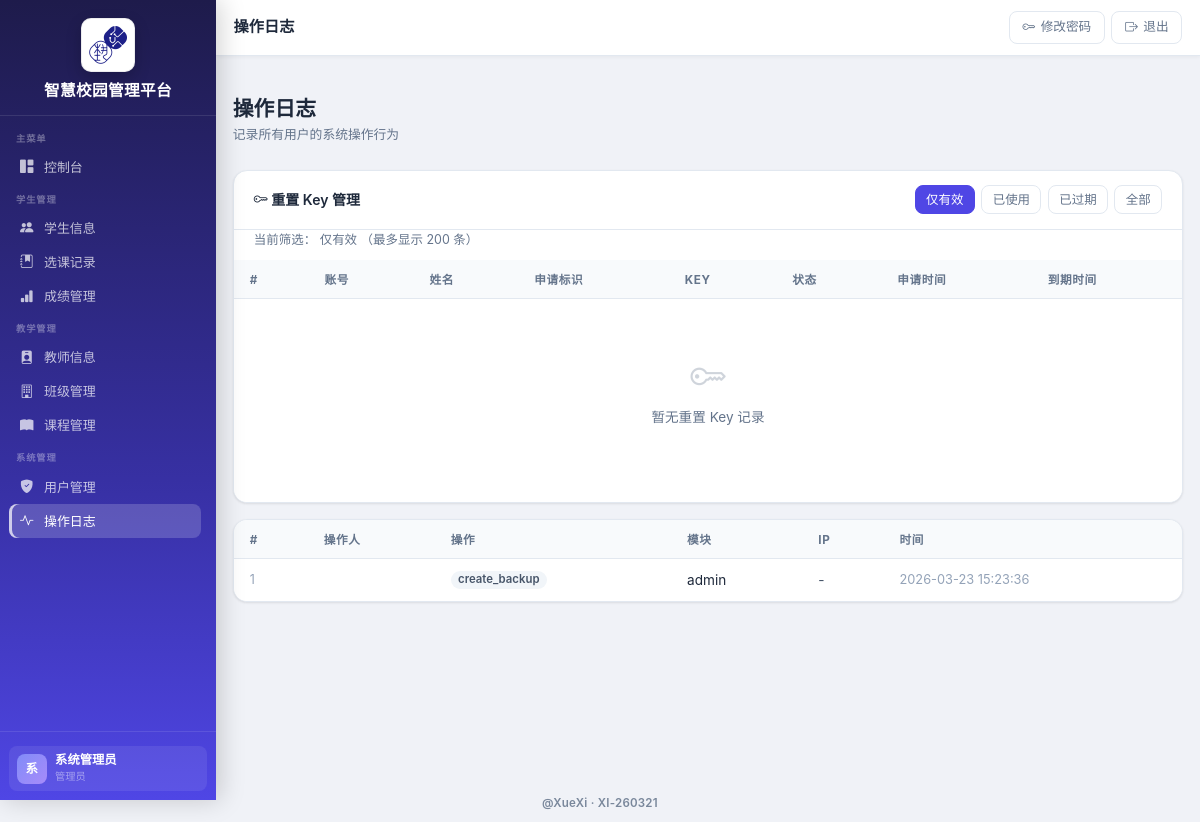
/ops-log (signed in), run on an earlier commit of the app's database.
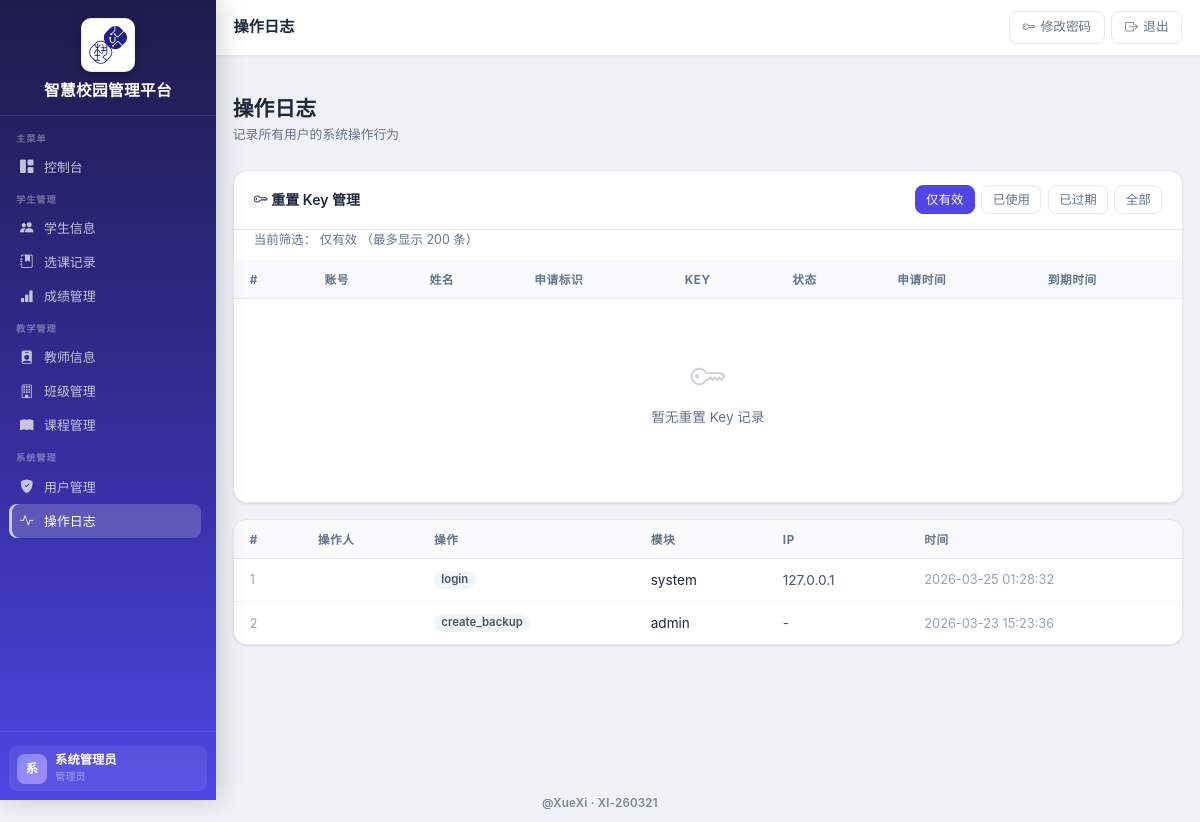
And on a later commit of the database.
### app.py (models this page shows, shortened)
class User(db.Model):
    __tablename__ = "users"
    id = db.Column(db.Integer, primary_key=True)
    username = db.Column(db.String(50), unique=True, nullable=False)
    password = db.Column(db.String(255), nullable=False)
    full_name = db.Column(db.String(100), nullable=False)
    role = db.Column(db.String(20), nullable=False, default="student")  # admin, teacher, student
    email = db.Column(db.String(100))
    phone = db.Column(db.String(20))
    is_active = db.Column(db.Boolean, default=True)
    created_at = db.Column(db.DateTime, default=datetime.utcnow)
    updated_at = db.Column(db.DateTime, default=datetime.utcnow, onupdate=datetime.utcnow)

class OperationLog(db.Model):
    __tablename__ = "operation_logs"
    id = db.Column(db.Integer, primary_key=True)
    user_id = db.Column(db.Integer, db.ForeignKey("users.id"))
    action = db.Column(db.String(100), nullable=False)
    module = db.Column(db.String(50))  # 模块名 student, course, score
    record_id = db.Column(db.Integer)
    details = db.Column(db.Text)
    created_at = db.Column(db.DateTime, default=datetime.utcnow)
    updated_at = db.Column(db.DateTime, default=datetime.utcnow, onupdate=datetime.utcnow)

### app.py (the view)
@app.route("/ops-log")
@role_required("admin")
def list_ops_log():
    now = datetime.utcnow()
    key_status = request.args.get("key_status", "valid").strip().lower()
    logs = OperationLog.query.order_by(OperationLog.created_at.desc()).limit(500).all()
    reset_keys_q = (
        db.session.query(PasswordResetKey, User.username, User.full_name)
        .outerjoin(User, PasswordResetKey.user_id == User.id)
    )
    if key_status == "used":
        reset_keys_q = reset_keys_q.filter(PasswordResetKey.is_used.is_(True))
    elif key_status == "expired":
        reset_keys_q = reset_keys_q.filter(
            PasswordResetKey.is_used.is_(False),
            PasswordResetKey.expires_at < now,
        )
    elif key_status == "all":
        pass
    else:
        key_status = "valid"
        reset_keys_q = reset_keys_q.filter(
            PasswordResetKey.is_used.is_(False),
            PasswordResetKey.expires_at >= now,
        )
    reset_keys = (
        reset_keys_q
        .order_by(PasswordResetKey.created_at.desc())
        .limit(200)
        .all()
    )
    return render_template(
        "admin/logs.html",
        logs=logs,
        reset_keys=reset_keys,
        key_status=key_status,
        now=now,
    )

### app.py (called while the page is built)
def role_required(*roles):
    def decorator(f):
        @wraps(f)
        def decorated_function(*args, **kwargs):
            user_id = session.get("user_id")
            if not user_id:
                flash("请先登录", "warning")
                return redirect(url_for("login"))
            user = User.query.get(user_id)
            if not user or not user.is_active:
                session.clear()
                flash("登录状态已失效，请重新登录", "warning")
                return redirect(url_for("login"))
            if user.role not in roles:
                flash("权限不足", "danger")
                return redirect(url_for("dashboard"))
            return f(*args, **kwargs)
        return decorated_function
    return decorator

@app.context_processor
def inject_role_flags():
    role = session.get("role")
    user_id = session.get("user_id")
    return {
        "is_counselor": role == "teacher" and _is_counselor(user_id)
    }

### templates/admin/logs.html (shortened to what this page needs)
﻿{% extends "base.html" %}
{% block page_title %}操作日志{% endblock %}
{% block content %}
<div class="page-header">
  <div>
    <h1 class="page-title">操作日志</h1>
    <p class="page-subtitle">记录所有用户的系统操作行为</p>
  </div>
</div>
<div class="table-card" style="margin-bottom:1rem">
  <div class="table-toolbar">
    <div class="fw-semibold"><i class="bi bi-key"></i> 重置 Key 管理</div>
    <div class="d-flex" style="gap:.4rem;flex-wrap:wrap">
      <a href="{{ url_for('list_ops_log', key_status='valid') }}" class="btn btn-sm {% if key_status == 'valid' %}btn-primary{% else %}btn-outline-secondary{% endif %}">仅有效</a>
      <a href="{{ url_for('list_ops_log', key_status='used') }}" class="btn btn-sm {% if key_status == 'used' %}btn-primary{% else %}btn-outline-secondary{% endif %}">已使用</a>
      <a href="{{ url_for('list_ops_log', key_status='expired') }}" class="btn btn-sm {% if key_status == 'expired' %}btn-primary{% else %}btn-outline-secondary{% endif %}">已过期</a>
      <a href="{{ url_for('list_ops_log', key_status='all') }}" class="btn btn-sm {% if key_status == 'all' %}btn-primary{% else %}btn-outline-secondary{% endif %}">全部</a>
    </div>
  </div>
  <div style="padding:0 1.25rem .65rem;font-size:.78rem;color:#64748b">
    当前筛选：
    {% if key_status == 'valid' %}仅有效{% elif key_status == 'used' %}已使用{% elif key_status == 'expired' %}已过期{% else %}全部{% endif %}
    （最多显示 200 条）
  </div>
  <div class="table-responsive">
    <table class="table">
      <thead>
        <tr>
          <th>#</th>
          <th>账号</th>
          <th>姓名</th>
          <th>申请标识</th>
          <th>Key</th>
          <th>状态</th>
          <th>申请时间</th>
          <th>到期时间</th>
        </tr>
      </thead>
      <tbody>
        {% if reset_keys %}
        {% for item in reset_keys %}
        {% set key_row = item[0] %}
        {% set username = item[1] %}
        {% set full_name = item[2] %}
        <tr>
          <td style="color:#94a3b8;font-size:.78rem">{{ loop.index }}</td>
          <td><code style="background:#f1f5f9;padding:.15em .45em;border-radius:.3rem;font-size:.8rem">{{ username or '' }}</code></td>
          <td class="fw-semibold">{{ full_name or '' }}</td>
          <td>{{ key_row.requested_identifier or '' }}</td>
          <td><code style="background:#eef2ff;color:#4338ca;padding:.15em .45em;border-radius:.3rem;font-size:.8rem">{{ key_row.reset_key }}</code></td>
          <td>
            {% if key_row.is_used %}
            <span class="badge badge-secondary">已使用</span>
            {% elif key_row.expires_at and key_row.expires_at < now %}
            <span class="badge badge-danger">已过期</span>
            {% else %}
            <span class="badge badge-success">有效</span>
            {% endif %}
          </td>
          <td style="color:#94a3b8;font-size:.8rem">{{ key_row.created_at.strftime('%Y-%m-%d %H:%M:%S') if key_row.created_at else '' }}</td>
          <td style="color:#94a3b8;font-size:.8rem">{{ key_row.expires_at.strftime('%Y-%m-%d %H:%M:%S') if key_row.expires_at else '' }}</td>
        </tr>
        {% endfor %}
        {% else %}
        <tr>
          <td colspan="8">
            <div class="no-data">
              <i class="bi bi-key"></i>
              <p>暂无重置 Key 记录</p>
            </div>
          </td>
        </tr>
        {% endif %}
      </tbody>
    </table>
  </div>
</div>
<div class="table-card">
  <div class="table-responsive">
    <table class="table">
      <thead>
        <tr>
          <th>#</th>
          <th>操作人</th>
          <th>操作</th>
          <th>模块</th>
          <th>IP</th>
          <th>时间</th>
        </tr>
      </thead>
      <tbody>
        {% if logs %}
        {% for log in logs %}
        {% set ip = '' %}
        {% if log.details and 'IP=' in log.details %}
        {% set ip = log.details.split('IP=', 1)[1].split(';', 1)[0].strip().split('|', 1)[0].strip() %}
        {% endif %}
        <tr>
          <td style="color:#94a3b8;font-size:.78rem">{{ loop.index }}</td>
          <td class="fw-semibold">{{ log.user.full_name if log.user else '' }}</td>
          <td>
            {% if log.action == 'create' %}
            <span class="badge badge-success">新增</span>
            {% elif log.action == 'update' %}
            <span class="badge badge-info">修改</span>
            {% elif log.action == 'delete' %}
            <span class="badge badge-danger">删除</span>
            {% else %}
            <span class="badge badge-secondary">{{ log.action }}</span>
            {% endif %}
          </td>
          <td>{{ log.module or '' }}</td>
          <td style="color:#475569">{{ ip or '-' }}</td>
          <td style="color:#94a3b8;font-size:.8rem">{{ log.created_at.strftime('%Y-%m-%d %H:%M:%S') if log.created_at else '' }}</td>
        </tr>
        {% endfor %}
        {% endif %}
      </tbody>
    </table>
  </div>
</div>
{% endblock %}

### templates/base.html (shortened to what this page needs)
﻿<!DOCTYPE html>
<html lang="zh-CN">
<head>
  <link href="https://cdn.jsdelivr.net/npm/bootstrap@5.3.3/dist/css/bootstrap.min.css" rel="stylesheet">
  <link rel="stylesheet" href="https://cdn.jsdelivr.net/npm/bootstrap-icons@1.11.0/font/bootstrap-icons.css">
  <link rel="stylesheet" href="{{ url_for('static', filename='style.css') }}">
</head>
<body>
{% set auth_endpoints = ['login', 'forgot_password', 'reset_password_with_key', 'auth.login', 'auth.forgot_password', 'auth.reset_password_with_key'] %}
{% set show_app_shell = 'user_id' in session and (request.endpoint or '') not in auth_endpoints %}
{% if show_app_shell %}
<aside class="sidebar" id="sidebar">
  <div class="sidebar-brand">
    <div class="brand-logo">
      <img src="{{ url_for('static', filename='images/logo.png') }}" alt="JY Logo">
    </div>
    <div class="brand-name">智慧校园管理平台</div>
  </div>
  <nav class="sidebar-nav" id="sidebarNav">
    <div class="sidebar-section">
      <div class="sidebar-section-label">主菜单</div>
      <a class="sidebar-link {% if request.endpoint == 'dashboard' %}active{% endif %}"
         href="{{ url_for('dashboard') }}">
        <i class="bi bi-grid-1x2-fill nav-icon"></i> 控制台
      </a>
    </div>
    <div class="sidebar-section">
      <div class="sidebar-section-label">学生管理</div>
      {% if session.role != 'teacher' or is_counselor %}
      <a class="sidebar-link {% if 'student' in (request.endpoint or '') and 'score' not in (request.endpoint or '') %}active{% endif %}"
         href="{{ url_for('list_students') }}">
        <i class="bi bi-people-fill nav-icon"></i> {% if session.role == 'student' %}我的信息{% else %}学生信息{% endif %}
      </a>
      {% if session.role != 'student' %}
      <a class="sidebar-link {% if 'enrollment' in (request.endpoint or '') %}active{% endif %}"
         href="{{ url_for('list_enrollments') }}">
        <i class="bi bi-journal-bookmark-fill nav-icon"></i> 选课记录
      </a>
      {% endif %}
      {% endif %}
      <a class="sidebar-link {% if 'score' in (request.endpoint or '') %}active{% endif %}"
         href="{{ url_for('list_scores') }}">
        <i class="bi bi-bar-chart-fill nav-icon"></i> 成绩管理
      </a>
    </div>
    {% if session.role in ['admin', 'teacher'] %}
    <div class="sidebar-section">
      <div class="sidebar-section-label">教学管理</div>
      <a class="sidebar-link {% if 'teacher' in (request.endpoint or '') %}active{% endif %}"
         href="{{ url_for('list_teachers') }}">
        <i class="bi bi-person-badge-fill nav-icon"></i> 教师信息
      </a>
      {% if session.role == 'admin' or (session.role == 'teacher' and is_counselor) %}
      <a class="sidebar-link {% if 'class' in (request.endpoint or '') %}active{% endif %}"
         href="{{ url_for('list_classes') }}">
        <i class="bi bi-building nav-icon"></i> 班级管理
      </a>
      {% endif %}
      <a class="sidebar-link {% if 'course' in (request.endpoint or '') %}active{% endif %}"
         href="{{ url_for('list_courses') }}">
        <i class="bi bi-book-fill nav-icon"></i> 课程管理
      </a>
    </div>
    {% endif %}
    {% if session.role == 'admin' %}
    <div class="sidebar-section">
      <div class="sidebar-section-label">系统管理</div>
      <a class="sidebar-link {% if 'user' in (request.endpoint or '') %}active{% endif %}"
         href="{{ url_for('list_users') }}">
        <i class="bi bi-shield-fill-check nav-icon"></i> 用户管理
      </a>
      <a class="sidebar-link {% if request.endpoint == 'list_ops_log' %}active{% endif %}"
         href="{{ url_for('list_ops_log') }}">
        <i class="bi bi-activity nav-icon"></i> 操作日志
      </a>
    </div>
    {% endif %}
  </nav>
  <div class="sidebar-footer">
    <div class="sidebar-user">
      <div class="sidebar-user-avatar">{{ (session.full_name or session.username or '?')[0] | upper }}</div>
      <div class="sidebar-user-info">
        <div class="u-name">{{ session.full_name or session.username }}</div>
        <div class="u-role">
          {% if session.role == 'admin' %}管理员
          {% elif session.role == 'teacher' %}教师
          {% else %}学生{% endif %}
        </div>
      </div>
    </div>
  </div>
</aside>
<header class="topbar">
  <div class="topbar-title">{% block page_title %}{% endblock %}</div>
  <div class="topbar-actions">
    <a href="{{ url_for('change_password') }}" class="topbar-btn d-none d-md-inline-flex">
      <i class="bi bi-key"></i> 修改密码
    </a>
    <a href="{{ url_for('logout') }}" class="topbar-btn btn-exit js-logout-trigger" aria-label="退出登录">
      <i class="bi bi-box-arrow-right"></i> 退出
    </a>
  </div>
</header>
<main class="main-content">
  <div class="page-container">
{% else %}
<main>
{% endif %}
{% block content %}{% endblock %}
{% if show_app_shell %}
  </div>
</main>
{% else %}
</main>
{% endif %}
<div class="global-signature">@XueXi · XI-260321</div>
</body>
</html>

What changed in the data, as far as the page shows it:
added OperationLog: action "login", module "system", ip "127.0.0.1", created_at "2026-03-25 01:28:32"
